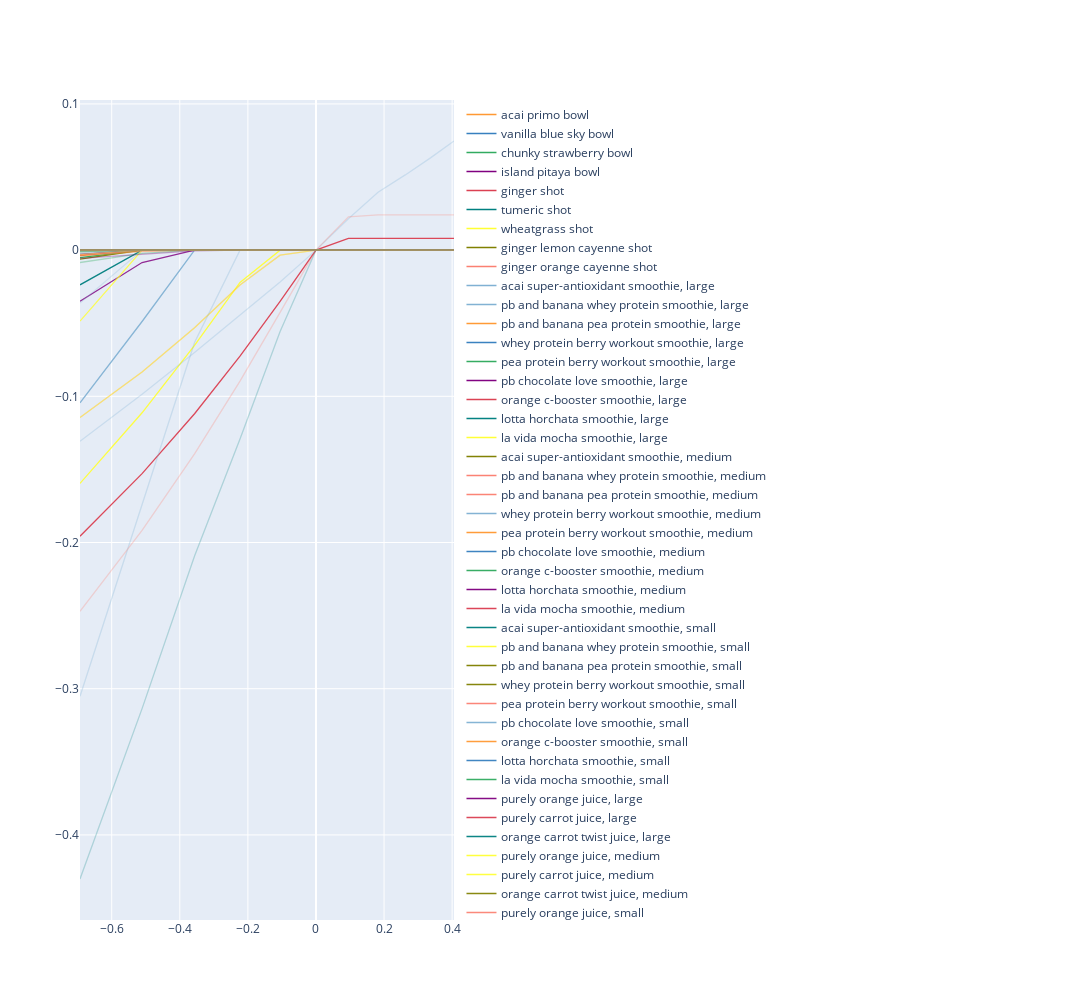

Here is the notebook cell this chart was saved with:
### Markdown cell above
As prices change, we should expect the minimum cost diet to also change.  The code below creates a graph which changes prices away from the base case food, which we chose to be the purely carrot juice (large) at a time, and plots changes in total diet cost.

### Code cell
import cufflinks as cf
cf.go_offline()

scale = [.5,.6,.7,.8,.9,1.,1.1,1.2,1.3,1.4,1.5]

tol = 10**(-9)

cost0 = solve_subsistence_problem(FoodNutrients,Prices,diet_min[group],diet_max[group],tol=tol).fun

Price_response={}
for s in scale:
    cost = {}
    for i,p in enumerate(Prices):
        my_p = Prices.copy()
        my_p[i] = p*s
        result = solve_subsistence_problem(FoodNutrients,my_p,diet_min[group],diet_max[group],tol=tol)
        
        cost[Prices.index[i]] = (result.fun/cost0)
    Price_response[np.log(s)] = cost

Price_response = pd.DataFrame(Price_response).T

Price_response = Price_response.loc[:, (Price_response > tol).sum()>0]

np.log(Price_response).iplot(xTitle='Log price change',yTitle='Proportional Cost Change',
                    layout = cf.Layout(height = 1000, width = 2000) )
